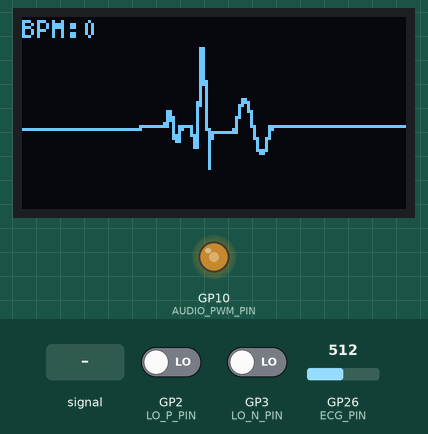
Simulated run of this program. Board: Raspberry Pi Pico. Parts: 128×64 one-colour display, output pins drawn as LEDs (lit = HIGH). The inputs (shaded band) are chosen by the test bench; at power-on: GP2 (LO_P_PIN) LOW, GP3 (LO_N_PIN) LOW, GP26 (ECG_PIN) = 512 (analog values on the 0–1023 scale).

Above: at 1.2 s.
1.3 s: GP2 (LO_P_PIN) driven HIGH
At 1.68 s:
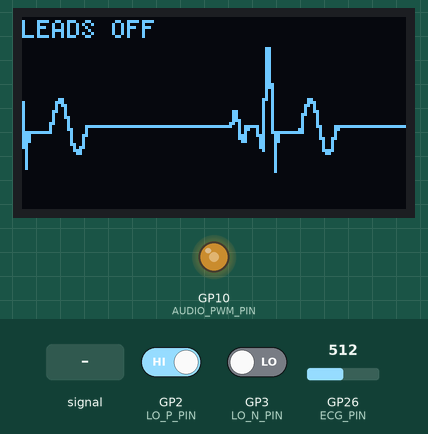
At 2.91 s:
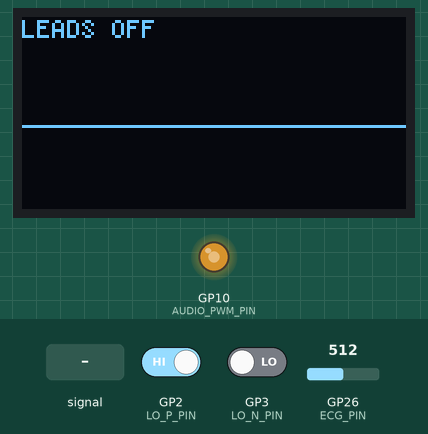
3.9 s: GP2 (LO_P_PIN) driven LOW
At 4.76 s:
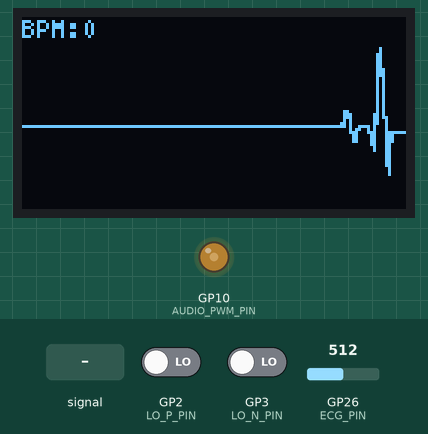
At 6.6 s:
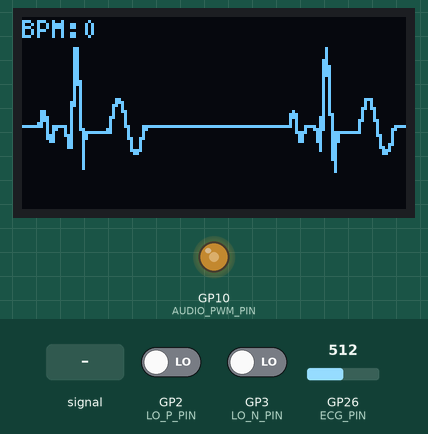
Timing chart, 0 to 6.6 s (numbered marks = the images above; inputs shaded):
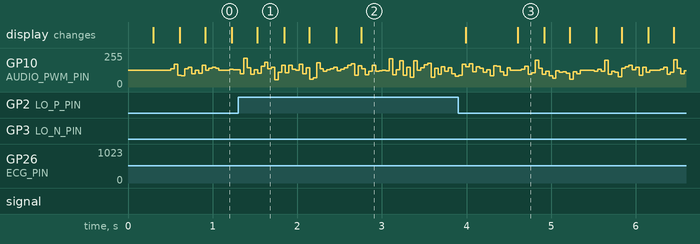

Measured:
- after the input at 1.3 s, the display: changes after 0.23 s (image 1)
- after the input at 3.9 s, the display: first changes after 0.09 s (image 3 shows a later state)

The program:

main.cpp
```cpp
#include "beat_detector.h"
#include "ecg_display.h"
#include "ecg_processing.h"
#if DEBUG_USE_PWM_BEEPER
#include "pwm_beeper.h"
#else
#include "sample_player.h"
#endif

EcgProcessing ecg;
BeatDetector beatDetector;
#if DEBUG_USE_PWM_BEEPER
PwmBeeper beeper;
#else
SamplePlayer beeper;
#endif
EcgDisplay ecgDisplay;

uint32_t lastDebugMs = 0;
uint32_t lastRenderMsCore1 = 0;
#if DEBUG_FAKE_BPM
uint32_t lastFakeBeatMs = 0;
#endif
volatile uint16_t latestBpm = 0;
volatile bool latestBeatTriggered = false;

bool effectiveLeadOff(bool leadOff) {
#if DEBUG_FAKE_BPM
  (void)leadOff;
  return false;
#else
  return leadOff;
#endif
}

bool leadsOff() {
  return digitalRead(Config::LO_P_PIN) == HIGH || digitalRead(Config::LO_N_PIN) == HIGH;
}

void triggerBeeper(uint32_t nowMs, uint32_t nowUs) {
#if DEBUG_USE_PWM_BEEPER
  (void)nowUs;
  beeper.trigger(nowMs);
#else
  (void)nowMs;
  beeper.trigger(nowUs);
#endif
}

void serviceBeeper(uint32_t nowMs, uint32_t nowUs) {
#if DEBUG_USE_PWM_BEEPER
  beeper.service(nowMs, nowUs);
#else
  (void)nowMs;
  beeper.service(nowUs);
#endif
}

#if DEBUG_FAKE_BPM
bool debugBeatAtFixedRate(uint32_t nowMs) {
  const uint32_t intervalMs = 60000UL / DEBUG_FAKE_BPM;
  if (nowMs - lastFakeBeatMs < intervalMs) {
    return false;
  }

  lastFakeBeatMs += intervalMs;
  if (nowMs - lastFakeBeatMs >= intervalMs) {
    lastFakeBeatMs = nowMs;
  }
  return true;
}
#endif

void setup() {
  analogReadResolution(12);
  pinMode(Config::LO_P_PIN, INPUT);
  pinMode(Config::LO_N_PIN, INPUT);

  ecg.begin();
  beeper.begin();

#if DEBUG
  Serial.begin(115200);
#endif
}

void loop() {
  const uint32_t nowUs = micros();
  const uint32_t nowMs = millis();
  const bool leadOff = effectiveLeadOff(leadsOff());

  EcgSample sample = ecg.sampleIfDue(nowUs, leadOff);
  if (sample.updated) {
    bool beatDetected =
#if DEBUG_FAKE_BPM
        debugBeatAtFixedRate(nowMs);
#else
        beatDetector.update(leadOff, sample.filtered, sample.slope, nowMs);
#endif
    uint16_t bpm =
#if DEBUG_FAKE_BPM
        DEBUG_FAKE_BPM;
#else
        beatDetector.bpm();
#endif

    latestBeatTriggered = beatDetected;
    latestBpm = bpm;

    bool displayBeat = ecg.updateDisplayWave(leadOff, bpm, beatDetected);
    if (displayBeat) {
      triggerBeeper(nowMs, nowUs);
    }

#if DEBUG
    if (nowMs - lastDebugMs >= 100) {
      lastDebugMs = nowMs;
      Serial.print("raw=");
      Serial.print(sample.raw);
      Serial.print(" filtered=");
      Serial.print(sample.filtered, 1);
      Serial.print(" bpm=");
      Serial.print(bpm);
      Serial.print(" beat=");
      Serial.print(beatDetected ? 1 : 0);
      Serial.print(" leadOff=");
      Serial.println(leadOff ? 1 : 0);
    }
#endif
  }

  serviceBeeper(nowMs, nowUs);
}

void setup1() {
  ecgDisplay.begin();
}

void loop1() {
  const uint32_t nowMs = millis();
  const bool leadOff = effectiveLeadOff(leadsOff());

  if (nowMs - lastRenderMsCore1 >= Config::DISPLAY_REFRESH_MS) {
    lastRenderMsCore1 = nowMs;
    ecgDisplay.render(
        leadOff,
        latestBpm,
        latestBeatTriggered,
        ecg.waveform(),
        ecg.waveHead());
  }
}
```

beat_detector.cpp
```cpp
#include "beat_detector.h"
#include <math.h>

bool BeatDetector::update(bool leadOff, float signal, float slope, uint32_t nowMs) {
  beatTriggered_ = false;

  if (leadOff) {
    peakEnvelope_ = 0.0f;
    prevSignal_ = signal;
    return false;
  }

  peakEnvelope_ = fmaxf(fabsf(signal), peakEnvelope_ * Config::PEAK_DECAY);
  float threshold = fmaxf(Config::MIN_PEAK_THRESHOLD, peakEnvelope_ * Config::THRESHOLD_GAIN);

  bool inRefractory = (nowMs - lastBeatMs_) < Config::REFRACTORY_MS;
  bool risingEnough = slope > Config::MIN_RISE_SLOPE;
  bool crossedThreshold = signal > threshold && prevSignal_ <= threshold;

  if (!inRefractory && risingEnough && crossedThreshold) {
    if (lastBeatMs_ > 0) {
      uint32_t ibiMs = nowMs - lastBeatMs_;
      if (ibiMs > 280 && ibiMs < 1800) {
        recordBpm(static_cast<uint16_t>(60000UL / ibiMs));
      }
    }
    lastBeatMs_ = nowMs;
    beatTriggered_ = true;
  }

  prevSignal_ = signal;
  return beatTriggered_;
}

void BeatDetector::recordBpm(uint16_t bpmValue) {
  bpmHistory_[bpmIndex_] = bpmValue;
  bpmIndex_ = (bpmIndex_ + 1) % Config::BPM_HISTORY_SIZE;
  if (bpmCount_ < Config::BPM_HISTORY_SIZE) {
    bpmCount_++;
  }

  uint32_t sum = 0;
  for (uint8_t i = 0; i < bpmCount_; i++) {
    sum += bpmHistory_[i];
  }
  bpm_ = bpmCount_ > 0 ? static_cast<uint16_t>(sum / bpmCount_) : 0;
}
```

beat_detector.h
```cpp
#pragma once

#include <Arduino.h>
#include "app_config.h"

class BeatDetector {
 public:
  bool update(bool leadOff, float signal, float slope, uint32_t nowMs);
  uint16_t bpm() const { return bpm_; }

 private:
  void recordBpm(uint16_t bpmValue);

  float peakEnvelope_ = 0.0f;
  float prevSignal_ = 0.0f;
  uint32_t lastBeatMs_ = 0;
  bool beatTriggered_ = false;

  uint16_t bpmHistory_[Config::BPM_HISTORY_SIZE];
  uint8_t bpmIndex_ = 0;
  uint8_t bpmCount_ = 0;
  uint16_t bpm_ = 0;
};
```

ecg_display.cpp
```cpp
#include "ecg_display.h"
#include <Wire.h>

namespace {
uint8_t sampleInterpolated(const uint8_t* wave, uint16_t newest, float offset) {
  if (offset < 0.0f) {
    offset = 0.0f;
  }
  const float maxOffset = static_cast<float>(Config::WAVE_BUFFER_SIZE - 1);
  if (offset > maxOffset) {
    offset = maxOffset;
  }

  const uint16_t i0 = static_cast<uint16_t>(offset);
  const uint16_t i1 = (i0 < Config::WAVE_BUFFER_SIZE - 1) ? static_cast<uint16_t>(i0 + 1) : i0;
  const float frac = offset - static_cast<float>(i0);

  const uint16_t idx0 = (newest + Config::WAVE_BUFFER_SIZE - i0) % Config::WAVE_BUFFER_SIZE;
  const uint16_t idx1 = (newest + Config::WAVE_BUFFER_SIZE - i1) % Config::WAVE_BUFFER_SIZE;

  const float y0 = static_cast<float>(wave[idx0]);
  const float y1 = static_cast<float>(wave[idx1]);
  return static_cast<uint8_t>(y0 + (y1 - y0) * frac + 0.5f);
}

void sampleBinMinMax(
    const uint8_t* wave,
    uint16_t newest,
    float binStartOffset,
    float compress,
    uint8_t* outMinY,
    uint8_t* outMaxY,
    uint8_t* outCenterY) {
  // Scan each compressed bin and keep extrema to prevent R-peak amplitude loss.
  constexpr uint8_t kSubsamples = 6;
  uint8_t minY = Config::GRAPH_BOTTOM;
  uint8_t maxY = Config::GRAPH_TOP;

  for (uint8_t i = 0; i < kSubsamples; i++) {
    float frac = static_cast<float>(i) / static_cast<float>(kSubsamples - 1);
    float offset = binStartOffset - frac * compress;
    uint8_t y = sampleInterpolated(wave, newest, offset);
    if (y < minY) minY = y;
    if (y > maxY) maxY = y;
  }

  *outMinY = minY;
  *outMaxY = maxY;
  *outCenterY = static_cast<uint8_t>((static_cast<uint16_t>(minY) + static_cast<uint16_t>(maxY)) / 2U);
}
}  // namespace

void EcgDisplay::begin() {
  Wire.setClock(Config::I2C_CLOCK_HZ);
  display_.begin();
  display_.clearBuffer();
  display_.setFont(u8g2_font_5x8_tf);
  display_.drawStr(0, 12, "AD8232 ECG Monitor");
  display_.drawStr(0, 24, "Init...");
  display_.sendBuffer();
}

void EcgDisplay::render(bool leadOff, uint16_t bpm, bool beatTriggered, const uint8_t* wave, uint16_t waveHead) {
  display_.clearBuffer();

  display_.setFont(u8g2_font_5x8_tf);
  display_.setCursor(0, 7);
  if (leadOff) {
    display_.print("LEADS OFF");
  } else {
    display_.print("BPM:");
    display_.print(bpm);
  }

  const uint16_t newest = (waveHead + Config::WAVE_BUFFER_SIZE - 1) % Config::WAVE_BUFFER_SIZE;
  const float compress = static_cast<float>(Config::HORIZONTAL_COMPRESS);
  const float totalSpan = static_cast<float>(Config::SCREEN_W - 1) * compress;
  const uint16_t maxSpan = Config::WAVE_BUFFER_SIZE - 1;
  const float span = totalSpan > static_cast<float>(maxSpan) ? static_cast<float>(maxSpan) : totalSpan;

  uint8_t centerY[Config::SCREEN_W];
  uint8_t minY[Config::SCREEN_W];
  uint8_t maxY[Config::SCREEN_W];

  for (uint8_t x = 0; x < Config::SCREEN_W; x++) {
    float binStart = span - static_cast<float>(x) * compress;
    sampleBinMinMax(wave, newest, binStart, compress, &minY[x], &maxY[x], &centerY[x]);
  }

  for (uint8_t x = 0; x < Config::SCREEN_W - 1; x++) {
    display_.drawLine(x, centerY[x], x + 1, centerY[x + 1]);
    uint8_t yTop = minY[x];
    uint8_t yBottom = maxY[x];
    if (yBottom > yTop) {
      display_.drawVLine(x, yTop, static_cast<uint8_t>(yBottom - yTop + 1));
    }
  }

  if (beatTriggered) {
    display_.drawBox(Config::SCREEN_W - 6, 0, 6, 6);
  }

  display_.sendBuffer();
}
```

ecg_display.h
```cpp
#pragma once

#include <Arduino.h>
#include <U8g2lib.h>
#include "app_config.h"

class EcgDisplay {
 public:
  void begin();
  void render(bool leadOff, uint16_t bpm, bool beatTriggered, const uint8_t* wave, uint16_t waveHead);

 private:
  U8G2_SH1106_128X64_NONAME_F_HW_I2C display_{U8G2_R0, U8X8_PIN_NONE};
};
```

ecg_processing.cpp
```cpp
#include "ecg_processing.h"

void EcgProcessing::begin() {
  for (uint16_t i = 0; i < Config::WAVE_BUFFER_SIZE; i++) {
    waveY_[i] = Config::GRAPH_TOP + Config::GRAPH_HEIGHT / 2;
  }
}

EcgSample EcgProcessing::sampleIfDue(uint32_t nowUs, bool leadOff) {
  EcgSample sample;
  if (nowUs - lastSampleUs_ < Config::ECG_SAMPLE_US) {
    return sample;
  }

  lastSampleUs_ += Config::ECG_SAMPLE_US;
  if (lastSampleUs_ == 0) {
    lastSampleUs_ = nowUs;
  }

  sample.updated = true;
  sample.raw = analogRead(Config::ECG_PIN);

  if (baseline_ == 0.0f) {
    baseline_ = static_cast<float>(sample.raw);
  }

  baseline_ += (sample.raw - baseline_) * Config::HP_BASELINE_ALPHA;
  float highPassed = sample.raw - baseline_;
  filtered_ += (highPassed - filtered_) * Config::SIGNAL_SMOOTH_ALPHA;

  sample.filtered = filtered_;
  sample.slope = filtered_ - prevFiltered_;
  prevFiltered_ = filtered_;

  return sample;
}

bool EcgProcessing::updateDisplayWave(bool leadOff, uint16_t bpm, bool beatDetected) {
  displayBeatPulse_ = false;
  if (leadOff) {
    pushWaveSample(0.0f);
    return false;
  }

  float signal = syntheticEcgSample(bpm, beatDetected);
  pushWaveSample(signal);
  return displayBeatPulse_;
}

float EcgProcessing::syntheticEcgSample(uint16_t bpm, bool beatDetected) {
  constexpr float kRPhase = 0.245f;
  float targetBpm = static_cast<float>(bpm > 35 ? bpm : static_cast<uint16_t>(displayBpm_));
  targetBpm = constrain(targetBpm, 45.0f, 130.0f);
  // Smooth display tempo so noisy beat-to-beat variation does not change sweep speed abruptly.
  displayBpm_ += (targetBpm - displayBpm_) * 0.02f;

  float effectiveBpm = displayBpm_;
  float samplesPerBeat = (Config::ECG_SAMPLE_HZ * 60.0f) / effectiveBpm;
  if (samplesPerBeat < 120.0f) {
    samplesPerBeat = 120.0f;
  }
  float phaseStep = 1.0f / samplesPerBeat;

  if (beatDetected) {
    float phaseError = kRPhase - syntheticPhase_;
    if (phaseError > 0.5f) {
      phaseError -= 1.0f;
    } else if (phaseError < -0.5f) {
      phaseError += 1.0f;
    }
    // Keep peak alignment smooth: tiny capped nudges prevent visible R-peak jitter.
    constexpr float maxPhaseNudge = 0.015f;
    float correction = constrain(phaseError * 0.12f, -maxPhaseNudge, maxPhaseNudge);
    syntheticPhase_ += correction;
  }

  const float prevPhase = syntheticPhase_;
  syntheticPhase_ += phaseStep;
  if (syntheticPhase_ >= 1.0f) {
    syntheticPhase_ -= 1.0f;
  }
  const bool wrapped = syntheticPhase_ < prevPhase;
  displayBeatPulse_ = wrapped ? (prevPhase < kRPhase || syntheticPhase_ >= kRPhase)
                              : (prevPhase < kRPhase && syntheticPhase_ >= kRPhase);

  const float p = syntheticPhase_;
  float y = 0.0f;

  if (p < 0.10f) {            // baseline
    y = 0.0f;
  } else if (p < 0.16f) {     // P wave
    float t = (p - 0.10f) / 0.06f;
    y = 24.0f * sinf(t * Config::TWO_PI_F);
  } else if (p < 0.20f) {     // PR segment
    y = 0.0f;
  } else if (p < 0.225f) {    // Q
    float t = (p - 0.20f) / 0.025f;
    y = -35.0f * t;
  } else if (p < 0.245f) {    // R upstroke
    float t = (p - 0.225f) / 0.02f;
    y = -35.0f + t * 170.0f;
  } else if (p < 0.28f) {     // S downstroke
    float t = (p - 0.245f) / 0.035f;
    y = 135.0f - t * 205.0f;
  } else if (p < 0.38f) {     // ST segment
    y = -8.0f;
  } else if (p < 0.52f) {     // T wave
    float t = (p - 0.38f) / 0.14f;
    y = 40.0f * sinf(t * Config::TWO_PI_F);
  } else {
    y = 0.0f;
  }

  return y;
}

void EcgProcessing::pushWaveSample(float signal) {
  const float halfRange = fmaxf(80.0f, Config::DISPLAY_HALF_RANGE);
  const float gained = signal * Config::DISPLAY_GAIN;
  float clamped = constrain(gained, -halfRange, halfRange);
  float normalized = (clamped + halfRange) / (2.0f * halfRange);
  float yFloat = Config::GRAPH_BOTTOM - normalized * (Config::GRAPH_HEIGHT - 1);
  waveY_[waveHead_] = static_cast<uint8_t>(
      constrain(yFloat, static_cast<float>(Config::GRAPH_TOP), static_cast<float>(Config::GRAPH_BOTTOM)));
  waveHead_ = (waveHead_ + 1) % Config::WAVE_BUFFER_SIZE;
}
```

ecg_processing.h
```cpp
#pragma once

#include <Arduino.h>
#include "app_config.h"

struct EcgSample {
  bool updated = false;
  uint16_t raw = 0;
  float filtered = 0.0f;
  float slope = 0.0f;
};

class EcgProcessing {
 public:
  void begin();
  EcgSample sampleIfDue(uint32_t nowUs, bool leadOff);
  bool updateDisplayWave(bool leadOff, uint16_t bpm, bool beatDetected);

  const uint8_t* waveform() const { return waveY_; }
  uint16_t waveHead() const { return waveHead_; }

 private:
  void pushWaveSample(float signal);
  float syntheticEcgSample(uint16_t bpm, bool beatDetected);

  float baseline_ = 0.0f;
  float filtered_ = 0.0f;
  float prevFiltered_ = 0.0f;
  float syntheticPhase_ = 0.0f;
  float displayBpm_ = 72.0f;
  bool displayBeatPulse_ = false;
  uint32_t lastSampleUs_ = 0;

  uint8_t waveY_[Config::WAVE_BUFFER_SIZE];
  uint16_t waveHead_ = 0;
};
```

pwm_beeper.cpp
```cpp
#include "pwm_beeper.h"
#include <math.h>

void PwmBeeper::begin() {
  const uint16_t pwmCenter = Config::PWM_RANGE / 2;
  pinMode(Config::AUDIO_PWM_PIN, OUTPUT);
  analogWriteRange(Config::PWM_RANGE);
  analogWriteFreq(Config::PWM_FREQ_HZ);
  analogWrite(Config::AUDIO_PWM_PIN, pwmCenter);
  tonePhaseStep_ = Config::TWO_PI_F * Config::BEEP_FREQ_HZ / 1000000.0f;
}

void PwmBeeper::trigger(uint32_t nowMs) {
  active_ = true;
  startMs_ = nowMs;
  lastAudioUs_ = micros();
  tonePhase_ = 0.0f;
}

void PwmBeeper::service(uint32_t nowMs, uint32_t nowUs) {
  const uint16_t pwmCenter = Config::PWM_RANGE / 2;
  uint32_t elapsedUs = nowUs - lastAudioUs_;
  if (elapsedUs < Config::AUDIO_SAMPLE_US) {
    return;
  }
  lastAudioUs_ = nowUs;

  if (!active_) {
    analogWrite(Config::AUDIO_PWM_PIN, pwmCenter);
    return;
  }

  uint32_t elapsedMs = nowMs - startMs_;
  if (elapsedMs >= Config::BEEP_DURATION_MS) {
    active_ = false;
    analogWrite(Config::AUDIO_PWM_PIN, pwmCenter);
    return;
  }

  float env = 1.0f;
  float t = static_cast<float>(elapsedMs);
  if (t < Config::BEEP_ATTACK_MS) {
    env = t / Config::BEEP_ATTACK_MS;
  } else {
    float decayT = (t - Config::BEEP_ATTACK_MS) / Config::BEEP_DECAY_MS;
    env = expf(-2.8f * fmaxf(0.0f, decayT));
  }
  float tailMs = static_cast<float>(Config::BEEP_DURATION_MS) - t;
  if (tailMs < Config::BEEP_RELEASE_MS) {
    env *= fmaxf(0.0f, tailMs / Config::BEEP_RELEASE_MS);
  }

  float sample = sinf(tonePhase_) * env * Config::AUDIO_VOLUME;
  tonePhase_ += tonePhaseStep_ * static_cast<float>(elapsedUs);
  if (tonePhase_ >= Config::TWO_PI_F) {
    tonePhase_ = fmodf(tonePhase_, Config::TWO_PI_F);
  }

  float pwm = (sample * 0.5f + 0.5f) * Config::PWM_RANGE;
  analogWrite(Config::AUDIO_PWM_PIN,
              static_cast<uint16_t>(
                  constrain(pwm, 0.0f, static_cast<float>(Config::PWM_RANGE))));
}
```

pwm_beeper.h
```cpp
#pragma once

#include "app_config.h"
#include <Arduino.h>

class PwmBeeper {
public:
  void begin();
  void trigger(uint32_t nowMs);
  void service(uint32_t nowMs, uint32_t nowUs);

private:
  bool active_ = false;
  uint32_t startMs_ = 0;
  uint32_t lastAudioUs_ = 0;
  float tonePhase_ = 0.0f;
  float tonePhaseStep_ = 0.0f;
};
```

sample_player.h
```cpp
#pragma once

#include "app_config.h"
#include <Arduino.h>

class SamplePlayer {
public:
  void begin();
  void trigger(uint32_t nowUs);
  void service(uint32_t nowUs);

private:
  void startPlayback(uint32_t nowUs);

  bool active_ = false;
  uint32_t startUs_ = 0;
  uint32_t lastAudioUs_ = 0;
  uint16_t zeroStartSamplesLeft_ = 0;
  bool retriggerPending_ = false;
  uint16_t retriggerReleaseSamplesLeft_ = 0;
  uint16_t retriggerReleaseSamplesTotal_ = 0;
  float sourceIndex_ = 0.0f;
  float sourceStep_ = 0.0f;
};
```

Source omitted: blackhole.h (267601 bytes), sample_player.cpp (3624 bytes), app_config.h (2250 bytes)
